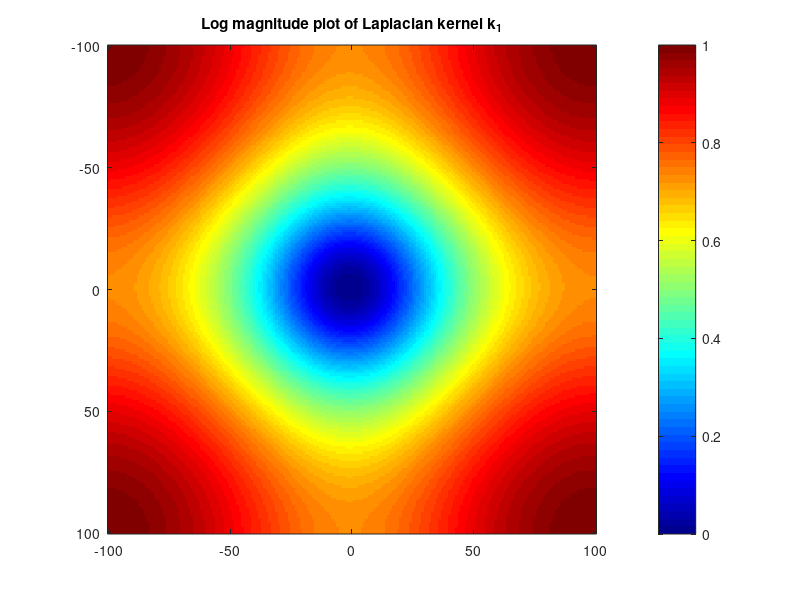
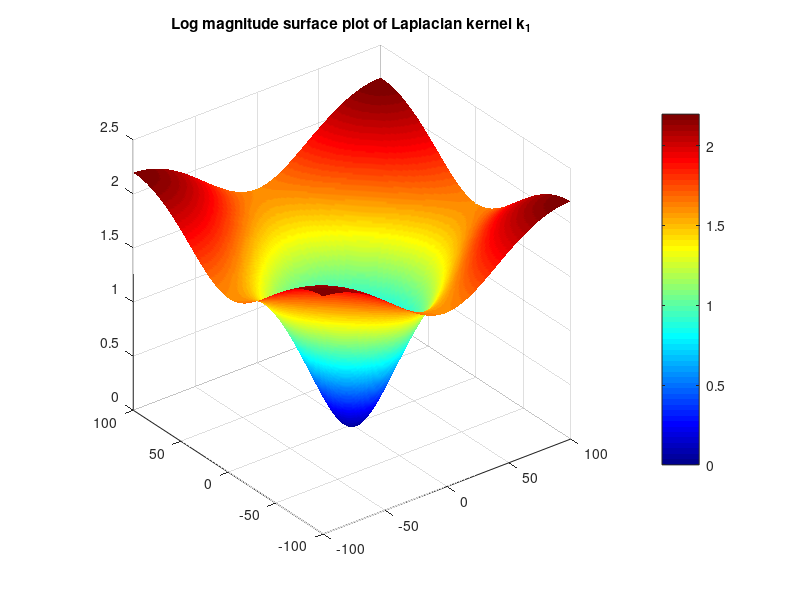
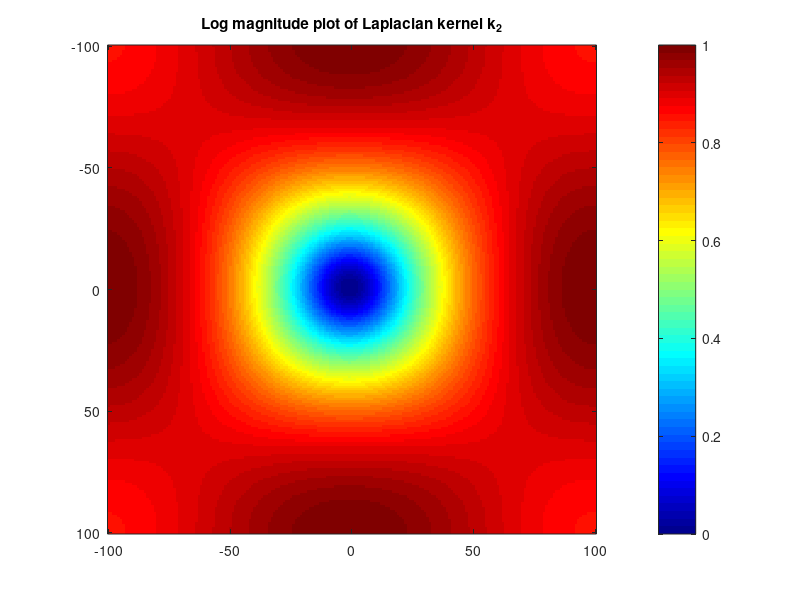
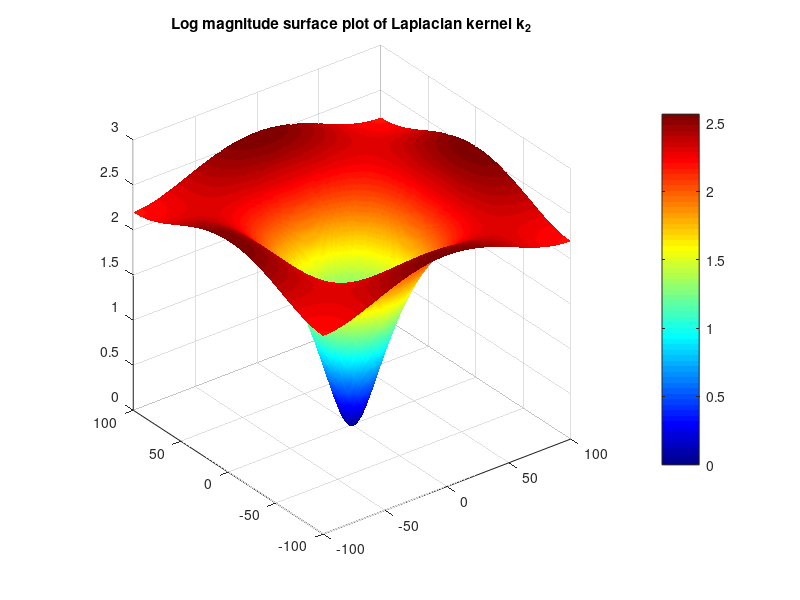

These figures' MATLAB source, in order:
clear all; close all;
N = 201; centre = (N+1)/2; fac = (2*pi)/N;
X = -(N-1)/2:(N-1)/2; Y = -(N-1)/2:(N-1)/2;
lap1 = [0 1 0; 1 -4 1; 0 1 0];
lap2 = [-1 -1 -1; -1 8 -1; -1 -1 -1]; 
%% Computation for Laplacian kernel 1
my_ft_lap1 = zeros(N,N); 
for u = 1:N
    for v = 1:N
        my_ft_lap1(u,v) = 2*exp(-1i*fac*centre*(u+v))*(cos(fac*u)+cos(fac*v)-2);
    end
end
my_ft_lap1 = fftshift(my_ft_lap1);
figure();
imagesc(X,Y,mat2gray(log(1+abs(my_ft_lap1)))); colormap jet; colorbar; axis on;
title('Log magnitude plot of Laplacian kernel k_{1}'); pbaspect([1 1 1]);
figure();
surf(X,Y,log(1+abs(my_ft_lap1))); shading interp; colormap jet; colorbar;
title('Log magnitude surface plot of Laplacian kernel k_{1}'); pbaspect([1 1 1]);
%% Computation for Laplacian kernel 2
my_ft_lap2 = zeros(N,N); 
for u = 1:N
    for v = 1:N
        my_ft_lap2(u,v) = 2*exp(-1i*fac*centre*(u+v))*(4-cos(fac*u)-cos(fac*v)-cos(fac*(u+v))-cos(fac*(u-v)));
    end
end
my_ft_lap2 = fftshift(my_ft_lap2);
figure();
imagesc(X,Y,mat2gray(log(1+abs(my_ft_lap2)))); colormap jet; colorbar; axis on;
title('Log magnitude plot of Laplacian kernel k_{2}'); pbaspect([1 1 1]);
figure();
surf(X,Y,log(1+abs(my_ft_lap2))); shading interp; colormap jet; colorbar;
title('Log magnitude surface plot of Laplacian kernel k_{2}'); pbaspect([1 1 1]);

